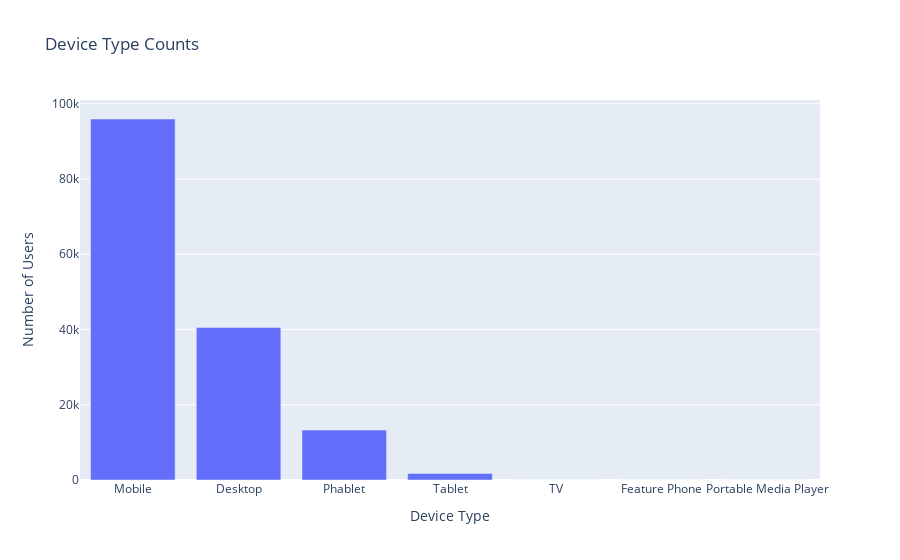

Here is the notebook cell this chart was saved with:
### Code cell
device = px.bar(device_counts, x='Device Type', y='User Count',
             labels={'User Count': 'Number of Users', 'Device Type': 'Device Type'},
             title='Device Type Counts')
device.show()

### Figure 1 — Plotly figure (JSON) as saved in the notebook; plotly's stock layout.template omitted (floating-point values rounded to 4 significant figures)
{"data": [{"alignmentgroup": "True", "hovertemplate": "Device Type=%{x}<br>Number of Users=%{y}<extra></extra>", "legendgroup": "", "marker": {"color": "#636efa", "pattern": {"shape": ""}}, "name": "", "offsetgroup": "", "orientation": "v", "showlegend": false, "textposition": "auto", "type": "bar", "x": ["Mobile", "Desktop", "Phablet", "Tablet", "TV", "Feature Phone", "Portable Media Player"], "xaxis": "x", "y": [95953, 40511, 13265, 1755, 2, 1, 1], "yaxis": "y"}], "layout": {"barmode": "relative", "legend": {"tracegroupgap": 0}, "title": {"text": "Device Type Counts"}, "xaxis": {"anchor": "y", "domain": [0, 1], "title": {"text": "Device Type"}}, "yaxis": {"anchor": "x", "domain": [0, 1], "title": {"text": "Number of Users"}}}}
